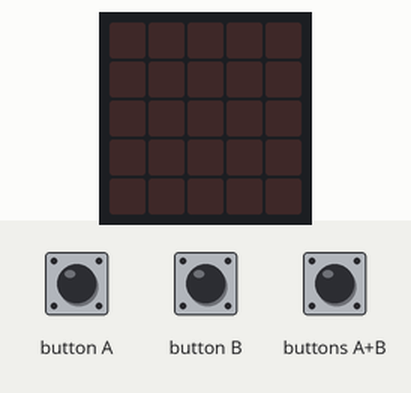
This program was run on a simulated BBC micro:bit (MakeCode). Shown: the board's 5×5 LED display. The inputs (shaded band) are chosen by the test bench.

Above: at 1.2 s.
1.3 s: buttons A+B pressed for 0.15 s
At 1.8 s:
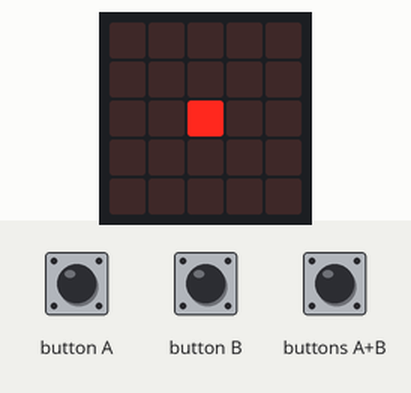
4.4 s: buttons A+B pressed for 1 s
Timing chart, 0 to 7.4 s (numbered marks = the images above; inputs shaded):
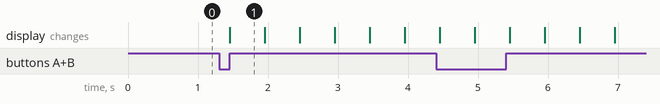

The program:

main.ts
```typescript
input.onButtonPressed(Button.AB, function () {
    led.plot(2, 2)
    basic.pause(500)
    led.unplot(2, 2)
    basic.pause(500)
    led.plot(2, 2)
    basic.pause(500)
    led.unplot(2, 2)
    basic.pause(500)
    led.plot(2, 2)
    basic.pause(500)
    led.unplot(2, 2)
    basic.pause(500)
    led.plot(2, 2)
    basic.pause(500)
    led.unplot(2, 2)
    basic.pause(500)
})
basic.forever(function () {

})
```

test.ts
```typescript
// testes vão aqui; isto não será compilado quando este pacote for usado como uma extensão.
```

Measured:
- after the input at 1.3 s, the display: changes after 0.15 s (image 1)
- what the display in image 1 shows lasts 0.5 s, from 1.5 s to 2.0 s
